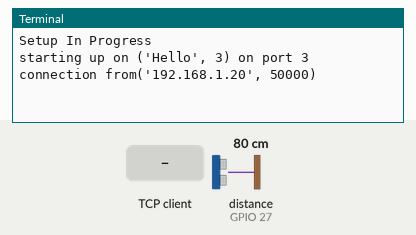
Recording of a program running on a simulated Raspberry Pi (BCM pin numbers), started with the arguments Hello 3. Shown: the last lines printed to the terminal. Inputs (shaded band) come from the test bench; at power-on: distance to the obstacle (sensor on GPIO 27) 80 cm. The echo pulse lasts 58.3 µs per cm; one TCP client connects 1 s after the port opens and stays connected; the clock reads 2024-03-15 10:24:30 at power-on unless the program sets it.

Above: at 1.2 s.
1.3 s: the TCP client sends "1"
At 2.2 s:
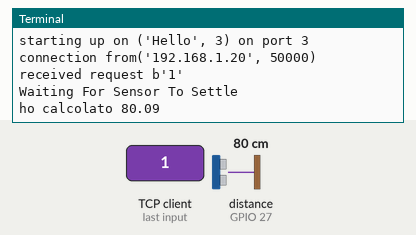
2.8 s: the TCP client sends "on"
At 3.4 s:
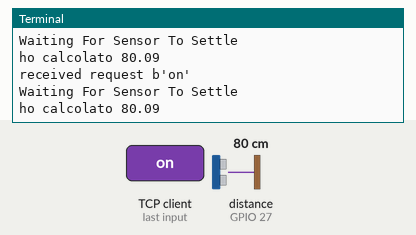
4.3 s: the TCP client sends "off"
At 5.7 s:
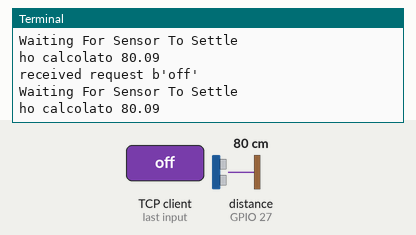

The program:

sonarTCP.py
```python
import RPi.GPIO as GPIO
import time
import sys
import socket

TRIG = 17
ECHO = 27

def setup():
    GPIO.setmode(GPIO.BCM)

    print ("Setup In Progress")
    #Settings GPIO
    GPIO.setup(TRIG,GPIO.OUT)
    GPIO.setup(ECHO,GPIO.IN)


def getCM():
    GPIO.output(TRIG, False)
    print ("Waiting For Sensor To Settle")
    time.sleep(0.1)
    GPIO.output(TRIG, True)
    time.sleep(0.00001)
    GPIO.output(TRIG, False)
    while GPIO.input(ECHO)==0:
       pulse_start = time.time()
    while GPIO.input(ECHO)==1:
       pulse_end = time.time()

    pulse_duration = pulse_end - pulse_start
    distance = pulse_duration * 17150
    distance = round(distance, 2)
#    print ("Distance: ",distance,"cm")
    return distance


def StartListening():
    Host = sys.argv[1] # Standard loopback interface address (localhost)
    Port = sys.argv[2] # Port to listen on (non-privileged ports are > 1023)
    # Create a TCP/IP socket
    sock = socket.socket(socket.AF_INET, socket.SOCK_STREAM)
    server_address = (Host,int(Port))
    print("starting up on "+ str(server_address)+ " on port "+ str(Port))
    sock.bind(server_address)
    sock.listen(1)
    while True:

        connection, client_address = sock.accept()
        try:
            print("connection from" +str(client_address))

            # Receive the data in small chunks and retransmit it
            while True:
                data = connection.recv(16)
                print("received request "+ str(data))
                if data:
                    cm = getCM()
                    print("ho calcolato "+ str(cm))
                    connection.sendall(str.encode(str(cm)))
                else:
                    print("no more data from "+ str(client_address))
                    break

        finally:
            # Clean up the connection
            connection.close()


setup()
StartListening()
```

Measured:
- after the input at 1.3 s, the terminal: prints a new line at once (image 1)
- after the input at 2.8 s, the terminal: prints a new line at once (image 2)
- after the input at 4.3 s, the terminal: prints a new line at once (image 3)
